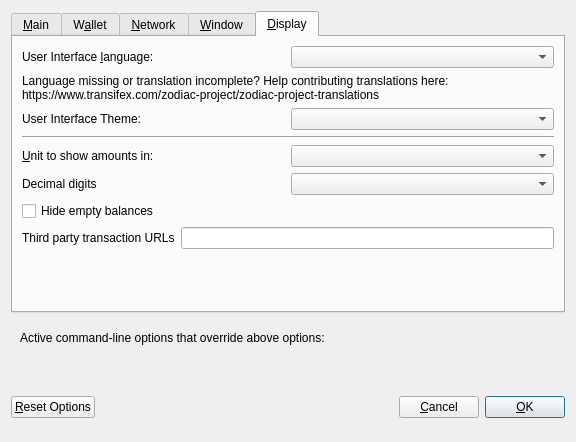
<?xml version="1.0" encoding="UTF-8"?>
<ui version="4.0">
 <class>OptionsDialog</class>
 <widget class="QDialog" name="OptionsDialog">
  <property name="geometry">
   <rect>
    <x>0</x>
    <y>0</y>
    <width>576</width>
    <height>442</height>
   </rect>
  </property>
  <property name="windowTitle">
   <string>Options</string>
  </property>
  <property name="modal">
   <bool>true</bool>
  </property>
  <layout class="QVBoxLayout" name="verticalLayout">
   <item>
    <widget class="QTabWidget" name="tabWidget">
     <property name="currentIndex">
      <number>4</number>
     </property>
     <widget class="QWidget" name="tabMain">
      <attribute name="title">
       <string>&amp;Main</string>
      </attribute>
      <layout class="QVBoxLayout" name="verticalLayout_Main">
       <item>
        <widget class="QCheckBox" name="bitcoinAtStartup">
         <property name="toolTip">
          <string>Automatically start Zodiac after logging in to the system.</string>
         </property>
         <property name="text">
          <string>&amp;Start Zodiac on system login</string>
         </property>
        </widget>
       </item>
       <item>
        <layout class="QHBoxLayout" name="horizontalLayout_2_Main">
         <item>
          <widget class="QLabel" name="databaseCacheLabel">
           <property name="text">
            <string>Size of &amp;database cache</string>
           </property>
           <property name="textFormat">
            <enum>Qt::PlainText</enum>
           </property>
           <property name="buddy">
            <cstring>databaseCache</cstring>
           </property>
          </widget>
         </item>
         <item>
          <widget class="QSpinBox" name="databaseCache"/>
         </item>
         <item>
          <widget class="QLabel" name="databaseCacheUnitLabel">
           <property name="text">
            <string>MB</string>
           </property>
           <property name="textFormat">
            <enum>Qt::PlainText</enum>
           </property>
          </widget>
         </item>
         <item>
          <spacer name="horizontalSpacer_2_Main">
           <property name="orientation">
            <enum>Qt::Horizontal</enum>
           </property>
           <property name="sizeHint" stdset="0">
            <size>
             <width>40</width>
             <height>20</height>
            </size>
           </property>
          </spacer>
         </item>
        </layout>
       </item>
       <item>
        <layout class="QHBoxLayout" name="horizontalLayout_3_Main">
         <item>
          <widget class="QLabel" name="threadsScriptVerifLabel">
           <property name="text">
            <string>Number of script &amp;verification threads</string>
           </property>
           <property name="textFormat">
            <enum>Qt::PlainText</enum>
           </property>
           <property name="buddy">
            <cstring>threadsScriptVerif</cstring>
           </property>
          </widget>
         </item>
         <item>
          <widget class="QSpinBox" name="threadsScriptVerif">
           <property name="toolTip">
            <string>(0 = auto, &lt;0 = leave that many cores free)</string>
           </property>
          </widget>
         </item>
         <item>
          <spacer name="horizontalSpacer_3_Main">
           <property name="orientation">
            <enum>Qt::Horizontal</enum>
           </property>
           <property name="sizeHint" stdset="0">
            <size>
             <width>40</width>
             <height>20</height>
            </size>
           </property>
          </spacer>
         </item>
        </layout>
       </item>
       <item>
        <spacer name="verticalSpacer_2">
         <property name="orientation">
          <enum>Qt::Vertical</enum>
         </property>
         <property name="sizeHint" stdset="0">
          <size>
           <width>20</width>
           <height>40</height>
          </size>
         </property>
        </spacer>
       </item>
       <item>
        <widget class="QCheckBox" name="checkBoxZeromintEnable">
         <property name="toolTip">
          <string>Enable automatic minting of Zodiac units to zZDC</string>
         </property>
         <property name="layoutDirection">
          <enum>Qt::LeftToRight</enum>
         </property>
         <property name="text">
          <string>Enable zZDC Automint</string>
         </property>
        </widget>
       </item>
       <item>
        <layout class="QHBoxLayout" name="horizontalLayout_3">
         <item>
          <widget class="QLabel" name="percentage_label">
           <property name="toolTip">
            <string>Percentage of incoming ZDC which get automatically converted to zZDC via Zerocoin Protocol (min: 10%)</string>
           </property>
           <property name="text">
            <string>Percentage of autominted zZDC</string>
           </property>
          </widget>
         </item>
         <item>
          <widget class="QSpinBox" name="zeromintPercentage">
           <property name="minimum">
            <number>1</number>
           </property>
           <property name="maximum">
            <number>100</number>
           </property>
          </widget>
         </item>
        </layout>
       </item>
       <item>
        <layout class="QHBoxLayout" name="horizontalLayout" stretch="0,0">
         <property name="sizeConstraint">
          <enum>QLayout::SetFixedSize</enum>
         </property>
         <item>
          <widget class="QLabel" name="labelPreferredDenom">
           <property name="maximumSize">
            <size>
             <width>16777215</width>
             <height>16777215</height>
            </size>
           </property>
           <property name="toolTip">
            <string>Wait with automatic conversion to Zerocoin until enough ZDC for this denomination is available</string>
           </property>
           <property name="text">
            <string>Preferred Automint zZDC Denomination</string>
           </property>
          </widget>
         </item>
         <item>
          <widget class="QComboBox" name="preferredDenom">
           <property name="maximumSize">
            <size>
             <width>16777215</width>
             <height>27</height>
            </size>
           </property>
           <property name="toolTip">
            <string>Wait with automatic conversion to Zerocoin until enough ZDC for this denomination is available</string>
           </property>
           <property name="maxVisibleItems">
            <number>9</number>
           </property>
           <property name="maxCount">
            <number>9</number>
           </property>
          </widget>
         </item>
        </layout>
       </item>
      </layout>
     </widget>
     <widget class="QWidget" name="tabWallet">
      <attribute name="title">
       <string>W&amp;allet</string>
      </attribute>
      <layout class="QVBoxLayout" name="verticalLayout_Wallet">
       <item>
        <layout class="QHBoxLayout" name="horizontalLayout_2_Wallet">
         <item>
          <widget class="QLabel" name="labelStakeSplitThresholdText">
           <property name="text">
            <string>Stake split threshold:</string>
           </property>
          </widget>
         </item>
         <item>
          <widget class="QSpinBox" name="spinBoxStakeSplitThreshold">
           <property name="minimum">
            <number>1</number>
           </property>
           <property name="maximum">
            <number>999999</number>
           </property>
          </widget>
         </item>
        </layout>
       </item>
       <item>
        <widget class="QGroupBox" name="groupBox">
         <property name="title">
          <string>Expert</string>
         </property>
         <layout class="QVBoxLayout" name="verticalLayout_2">
          <item>
           <widget class="QCheckBox" name="coinControlFeatures">
            <property name="toolTip">
             <string>Whether to show coin control features or not.</string>
            </property>
            <property name="text">
             <string>Enable coin &amp;control features</string>
            </property>
           </widget>
          </item>
          <item>
           <widget class="QCheckBox" name="showMasternodesTab">
            <property name="toolTip">
             <string>Show additional tab listing all your masternodes in first sub-tab&lt;br/&gt;and all masternodes on the network in second sub-tab.</string>
            </property>
            <property name="text">
             <string>Show Masternodes Tab</string>
            </property>
           </widget>
          </item>
          <item>
           <widget class="QCheckBox" name="spendZeroConfChange">
            <property name="toolTip">
             <string>If you disable the spending of unconfirmed change, the change from a transaction&lt;br/&gt;cannot be used until that transaction has at least one confirmation.&lt;br/&gt;This also affects how your balance is computed.</string>
            </property>
            <property name="text">
             <string>&amp;Spend unconfirmed change</string>
            </property>
           </widget>
          </item>
         </layout>
        </widget>
       </item>
       <item>
        <spacer name="verticalSpacer_Wallet">
         <property name="orientation">
          <enum>Qt::Vertical</enum>
         </property>
         <property name="sizeHint" stdset="0">
          <size>
           <width>20</width>
           <height>40</height>
          </size>
         </property>
        </spacer>
       </item>
      </layout>
     </widget>
     <widget class="QWidget" name="tabNetwork">
      <attribute name="title">
       <string>&amp;Network</string>
      </attribute>
      <layout class="QVBoxLayout" name="verticalLayout_Network">
       <item>
        <widget class="QCheckBox" name="mapPortUpnp">
         <property name="toolTip">
          <string>Automatically open the Zodiac client port on the router. This only works when your router supports UPnP and it is enabled.</string>
         </property>
         <property name="text">
          <string>Map port using &amp;UPnP</string>
         </property>
        </widget>
       </item>
       <item>
        <widget class="QCheckBox" name="allowIncoming">
         <property name="toolTip">
          <string>Accept connections from outside</string>
         </property>
         <property name="text">
          <string>Allow incoming connections</string>
         </property>
        </widget>
       </item>
       <item>
        <widget class="QCheckBox" name="connectSocks">
         <property name="toolTip">
          <string>Connect to the Zodiac network through a SOCKS5 proxy.</string>
         </property>
         <property name="text">
          <string>&amp;Connect through SOCKS5 proxy (default proxy):</string>
         </property>
        </widget>
       </item>
       <item>
        <layout class="QHBoxLayout" name="horizontalLayout_1_Network">
         <item>
          <widget class="QLabel" name="proxyIpLabel">
           <property name="text">
            <string>Proxy &amp;IP:</string>
           </property>
           <property name="textFormat">
            <enum>Qt::PlainText</enum>
           </property>
           <property name="buddy">
            <cstring>proxyIp</cstring>
           </property>
          </widget>
         </item>
         <item>
          <widget class="QValidatedLineEdit" name="proxyIp">
           <property name="minimumSize">
            <size>
             <width>140</width>
             <height>0</height>
            </size>
           </property>
           <property name="maximumSize">
            <size>
             <width>140</width>
             <height>16777215</height>
            </size>
           </property>
           <property name="toolTip">
            <string>IP address of the proxy (e.g. IPv4: 127.0.0.1 / IPv6: ::1)</string>
           </property>
          </widget>
         </item>
         <item>
          <widget class="QLabel" name="proxyPortLabel">
           <property name="text">
            <string>&amp;Port:</string>
           </property>
           <property name="textFormat">
            <enum>Qt::PlainText</enum>
           </property>
           <property name="buddy">
            <cstring>proxyPort</cstring>
           </property>
          </widget>
         </item>
         <item>
          <widget class="QLineEdit" name="proxyPort">
           <property name="minimumSize">
            <size>
             <width>75</width>
             <height>0</height>
            </size>
           </property>
           <property name="maximumSize">
            <size>
             <width>55</width>
             <height>16777215</height>
            </size>
           </property>
           <property name="toolTip">
            <string>Port of the proxy (e.g. 9050)</string>
           </property>
          </widget>
         </item>
         <item>
          <spacer name="horizontalSpacer_1_Network">
           <property name="orientation">
            <enum>Qt::Horizontal</enum>
           </property>
           <property name="sizeHint" stdset="0">
            <size>
             <width>40</width>
             <height>20</height>
            </size>
           </property>
          </spacer>
         </item>
        </layout>
       </item>
       <item>
        <spacer name="verticalSpacer_Network">
         <property name="orientation">
          <enum>Qt::Vertical</enum>
         </property>
         <property name="sizeHint" stdset="0">
          <size>
           <width>20</width>
           <height>40</height>
          </size>
         </property>
        </spacer>
       </item>
      </layout>
     </widget>
     <widget class="QWidget" name="tabWindow">
      <attribute name="title">
       <string>&amp;Window</string>
      </attribute>
      <layout class="QVBoxLayout" name="verticalLayout_Window">
       <item>
        <widget class="QCheckBox" name="minimizeToTray">
         <property name="toolTip">
          <string>Show only a tray icon after minimizing the window.</string>
         </property>
         <property name="text">
          <string>&amp;Minimize to the tray instead of the taskbar</string>
         </property>
        </widget>
       </item>
       <item>
        <widget class="QCheckBox" name="minimizeOnClose">
         <property name="toolTip">
          <string>Minimize instead of exit the application when the window is closed. When this option is enabled, the application will be closed only after selecting Quit in the menu.</string>
         </property>
         <property name="text">
          <string>M&amp;inimize on close</string>
         </property>
        </widget>
       </item>
       <item>
        <spacer name="verticalSpacer_Window">
         <property name="orientation">
          <enum>Qt::Vertical</enum>
         </property>
         <property name="sizeHint" stdset="0">
          <size>
           <width>20</width>
           <height>40</height>
          </size>
         </property>
        </spacer>
       </item>
      </layout>
     </widget>
     <widget class="QWidget" name="tabDisplay">
      <attribute name="title">
       <string>&amp;Display</string>
      </attribute>
      <layout class="QVBoxLayout" name="verticalLayout_Display">
       <item>
        <layout class="QHBoxLayout" name="horizontalLayout_1_Display">
         <item>
          <widget class="QLabel" name="langLabel">
           <property name="text">
            <string>User Interface &amp;language:</string>
           </property>
           <property name="textFormat">
            <enum>Qt::PlainText</enum>
           </property>
           <property name="buddy">
            <cstring>lang</cstring>
           </property>
          </widget>
         </item>
         <item>
          <widget class="QValueComboBox" name="lang">
           <property name="toolTip">
            <string>The user interface language can be set here. This setting will take effect after restarting Zodiac.</string>
           </property>
          </widget>
         </item>
        </layout>
       </item>
       <item>
        <widget class="QLabel" name="label_3">
         <property name="toolTip">
          <string notr="true"/>
         </property>
         <property name="statusTip">
          <string notr="true"/>
         </property>
         <property name="whatsThis">
          <string notr="true"/>
         </property>
         <property name="accessibleName">
          <string notr="true"/>
         </property>
         <property name="text">
          <string>Language missing or translation incomplete? Help contributing translations here:
https://www.transifex.com/zodiac-project/zodiac-project-translations</string>
         </property>
         <property name="wordWrap">
          <bool>true</bool>
         </property>
         <property name="openExternalLinks">
          <bool>true</bool>
         </property>
         <property name="textInteractionFlags">
          <set>Qt::TextBrowserInteraction</set>
         </property>
        </widget>
       </item>
       <item>
        <layout class="QHBoxLayout" name="horizontalLayout_4_Display" stretch="0,0">
         <item>
          <widget class="QLabel" name="themeLabel">
           <property name="text">
            <string>User Interface Theme:</string>
           </property>
          </widget>
         </item>
         <item>
          <widget class="QValueComboBox" name="theme"/>
         </item>
        </layout>
       </item>
       <item>
        <widget class="Line" name="line">
         <property name="orientation">
          <enum>Qt::Horizontal</enum>
         </property>
        </widget>
       </item>
       <item>
        <layout class="QHBoxLayout" name="horizontalLayout_2_Display">
         <item>
          <widget class="QLabel" name="unitLabel">
           <property name="text">
            <string>&amp;Unit to show amounts in:</string>
           </property>
           <property name="textFormat">
            <enum>Qt::PlainText</enum>
           </property>
           <property name="buddy">
            <cstring>unit</cstring>
           </property>
          </widget>
         </item>
         <item>
          <widget class="QValueComboBox" name="unit">
           <property name="toolTip">
            <string>Choose the default subdivision unit to show in the interface and when sending coins.</string>
           </property>
          </widget>
         </item>
        </layout>
       </item>
       <item>
        <layout class="QHBoxLayout" name="horizontalLayout_5_Display">
         <item>
          <widget class="QLabel" name="digitsLabel">
           <property name="text">
            <string>Decimal digits</string>
           </property>
          </widget>
         </item>
         <item>
          <widget class="QValueComboBox" name="digits"/>
         </item>
        </layout>
       </item>
       <item>
        <widget class="QCheckBox" name="checkBoxHideZeroBalances">
         <property name="toolTip">
          <string>Hide empty balances</string>
         </property>
         <property name="layoutDirection">
          <enum>Qt::LeftToRight</enum>
         </property>
         <property name="text">
          <string>Hide empty balances</string>
         </property>
        </widget>
       </item>
       <item>
        <layout class="QHBoxLayout" name="horizontalLayout_3_Display">
         <item>
          <widget class="QLabel" name="thirdPartyTxUrlsLabel">
           <property name="toolTip">
            <string>Third party URLs (e.g. a block explorer) that appear in the transactions tab as context menu items. %s in the URL is replaced by transaction hash. Multiple URLs are separated by vertical bar |.</string>
           </property>
           <property name="text">
            <string>Third party transaction URLs</string>
           </property>
           <property name="buddy">
            <cstring>thirdPartyTxUrls</cstring>
           </property>
          </widget>
         </item>
         <item>
          <widget class="QLineEdit" name="thirdPartyTxUrls">
           <property name="toolTip">
            <string>Third party URLs (e.g. a block explorer) that appear in the transactions tab as context menu items. %s in the URL is replaced by transaction hash. Multiple URLs are separated by vertical bar |.</string>
           </property>
          </widget>
         </item>
        </layout>
       </item>
       <item>
        <spacer name="verticalSpacer">
         <property name="orientation">
          <enum>Qt::Vertical</enum>
         </property>
         <property name="sizeHint" stdset="0">
          <size>
           <width>20</width>
           <height>40</height>
          </size>
         </property>
        </spacer>
       </item>
      </layout>
     </widget>
    </widget>
   </item>
   <item>
    <widget class="QFrame" name="frame">
     <layout class="QVBoxLayout" name="verticalLayout_Bottom">
      <item>
       <layout class="QHBoxLayout" name="horizontalLayout_Bottom">
        <item>
         <widget class="QLabel" name="overriddenByCommandLineInfoLabel">
          <property name="text">
           <string>Active command-line options that override above options:</string>
          </property>
          <property name="textFormat">
           <enum>Qt::PlainText</enum>
          </property>
         </widget>
        </item>
        <item>
         <spacer name="horizontalSpacer_Bottom">
          <property name="orientation">
           <enum>Qt::Horizontal</enum>
          </property>
          <property name="sizeHint" stdset="0">
           <size>
            <width>40</width>
            <height>20</height>
           </size>
          </property>
         </spacer>
        </item>
       </layout>
      </item>
      <item>
       <widget class="QLabel" name="overriddenByCommandLineLabel">
        <property name="text">
         <string/>
        </property>
        <property name="textFormat">
         <enum>Qt::PlainText</enum>
        </property>
        <property name="wordWrap">
         <bool>true</bool>
        </property>
       </widget>
      </item>
     </layout>
    </widget>
   </item>
   <item>
    <layout class="QHBoxLayout" name="horizontalLayout_Buttons">
     <item>
      <widget class="QPushButton" name="resetButton">
       <property name="toolTip">
        <string>Reset all client options to default.</string>
       </property>
       <property name="text">
        <string>&amp;Reset Options</string>
       </property>
       <property name="autoDefault">
        <bool>false</bool>
       </property>
      </widget>
     </item>
     <item>
      <spacer name="horizontalSpacer_1">
       <property name="orientation">
        <enum>Qt::Horizontal</enum>
       </property>
       <property name="sizeHint" stdset="0">
        <size>
         <width>40</width>
         <height>48</height>
        </size>
       </property>
      </spacer>
     </item>
     <item>
      <widget class="QLabel" name="statusLabel">
       <property name="minimumSize">
        <size>
         <width>200</width>
         <height>0</height>
        </size>
       </property>
       <property name="font">
        <font>
         <weight>75</weight>
         <bold>true</bold>
        </font>
       </property>
       <property name="text">
        <string/>
       </property>
       <property name="textFormat">
        <enum>Qt::PlainText</enum>
       </property>
       <property name="wordWrap">
        <bool>true</bool>
       </property>
      </widget>
     </item>
     <item>
      <spacer name="horizontalSpacer_2">
       <property name="orientation">
        <enum>Qt::Horizontal</enum>
       </property>
       <property name="sizeHint" stdset="0">
        <size>
         <width>40</width>
         <height>48</height>
        </size>
       </property>
      </spacer>
     </item>
     <item>
      <widget class="QPushButton" name="cancelButton">
       <property name="text">
        <string>&amp;Cancel</string>
       </property>
       <property name="autoDefault">
        <bool>false</bool>
       </property>
      </widget>
     </item>
     <item>
      <widget class="QPushButton" name="okButton">
       <property name="text">
        <string>&amp;OK</string>
       </property>
       <property name="autoDefault">
        <bool>false</bool>
       </property>
       <property name="default">
        <bool>true</bool>
       </property>
      </widget>
     </item>
    </layout>
   </item>
  </layout>
 </widget>
 <customwidgets>
  <customwidget>
   <class>QValidatedLineEdit</class>
   <extends>QLineEdit</extends>
   <header>qvalidatedlineedit.h</header>
  </customwidget>
  <customwidget>
   <class>QValueComboBox</class>
   <extends>QComboBox</extends>
   <header>qvaluecombobox.h</header>
  </customwidget>
 </customwidgets>
 <resources/>
 <connections/>
</ui>
